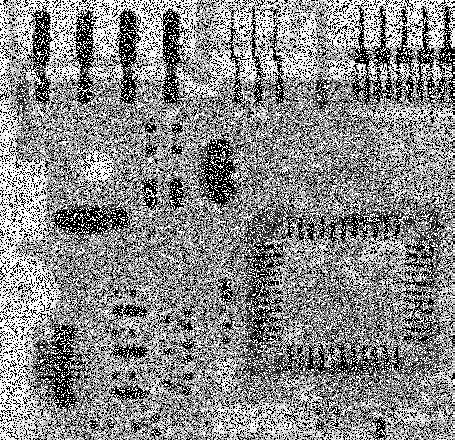
%> input picture AdaptiveMedianFilter/input.tif, 455 x 440 px
$ octave --eval "otsuthresh('../AdaptiveMedianFilter/input.tif');"   (GNU Octave 9; MATLAB toolbox functions it lacks are replaced by stand-ins)
%> lines starting %> are read from the running program, lines starting %| are printed output that depends on the picture
function otsuthresh(filename)
%> called with filename = '../AdaptiveMedianFilter/input.tif'
    %Read the input image
    img = imread(filename);
%> img is the input picture: size 440x455 uint8; min 0, max 255, mean 138.1

    %Show the input image
    figure;
    subplot(3,1,1);
    imshow(img);
    title('Input image');

    %Find the histogram of input image
    I=reshape(img,[],1);
    Histogram=imhist(I);
%> Histogram = 256 values, max 56531 at index 1, min 19 at index 34, mean 782
    H=reshape(Histogram,[],1);
%> H has the same summary as Histogram

    Ind=0:255;
    Index=reshape(Ind,[],1);

    result=zeros(size([1 256]));

    for i=0:255
    % Weight Calculation
    weight1=sum(H(1:i))/sum(H);
    weight2=sum(H(i+1:255))/sum(H);

    %Mean Calculation
    value=H(1:i).*Index(1:i);
    total=sum(value);
    mean1=total/sum(H(1:i));
    value=H(i+1:255).*Index(i+1:255);
    total=sum(value);
    mean2=total/sum(H(i+1:255));

    %Variance calculation.
    value2=(Index(1:i)-mean1).^2;
    numer=sum(value2.*H(1:i));
    var1=numer/sum(H(1:i));
    value2=(Index(i+1:255)-mean2).^2;
    numer=sum(value2.*H(i+1:255));
    var2=numer/sum(H(i+1:255));

    result(i+1)=(weight1*var1)+(weight2*var2);
    end
%> this loop made 256 passes
%> (weight1, weight2, mean1, mean2, var1, var2) on passes 1, 12, 13: (0, 0.748, NaN, 98.79, NaN, 7838), (0.299, 0.449, 0.217, 164.5, 1.16, 2259.6), (0.3, 0.448, 0.232, 164.7, 1.33, 2239)

    %Find the minimum value in the array.
    [~,val]=min(result);
%> val = 90
    tval = (val-1)/256;
%> tval = 0.348

    %Show the histogram of input image
    subplot(3,1,2);
    b = bar(H,'FaceColor','flat');
    hold on
    for i = 1:val
       b.CData(i,:) = [0 0.8 0.8];
    end
%> this loop made 90 passes
    for i = val+1:256
       b.CData(i,:) = [0.6 0 0.2];
    end
    hold off
    title('Histogram of the input image');

    %Show the Otsu's threholding image
    bw = im2bw(img,tval);
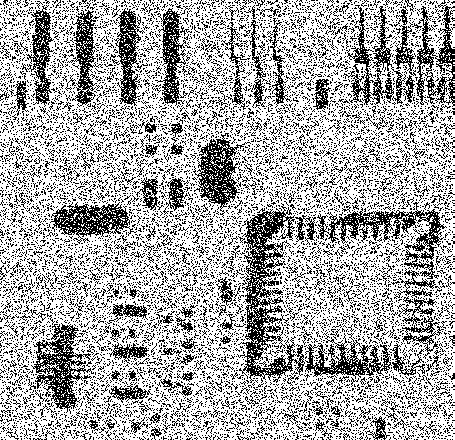
%> bw: size 440x455 logical; 67.4% white; black in thin lines or dots
%> `otsuthresh('../AdaptiveMedianFilter/input.tif');`:
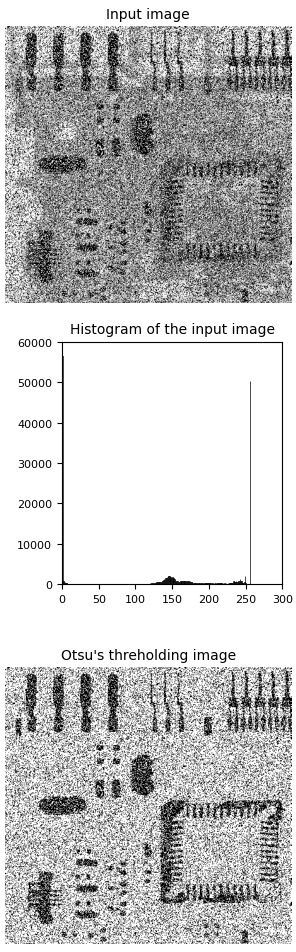
%> figure redrawn from the program's plot data, 3 panels
    subplot(3,1,3);
    imshow(bw);
    title('Otsu''s threholding image');

end
